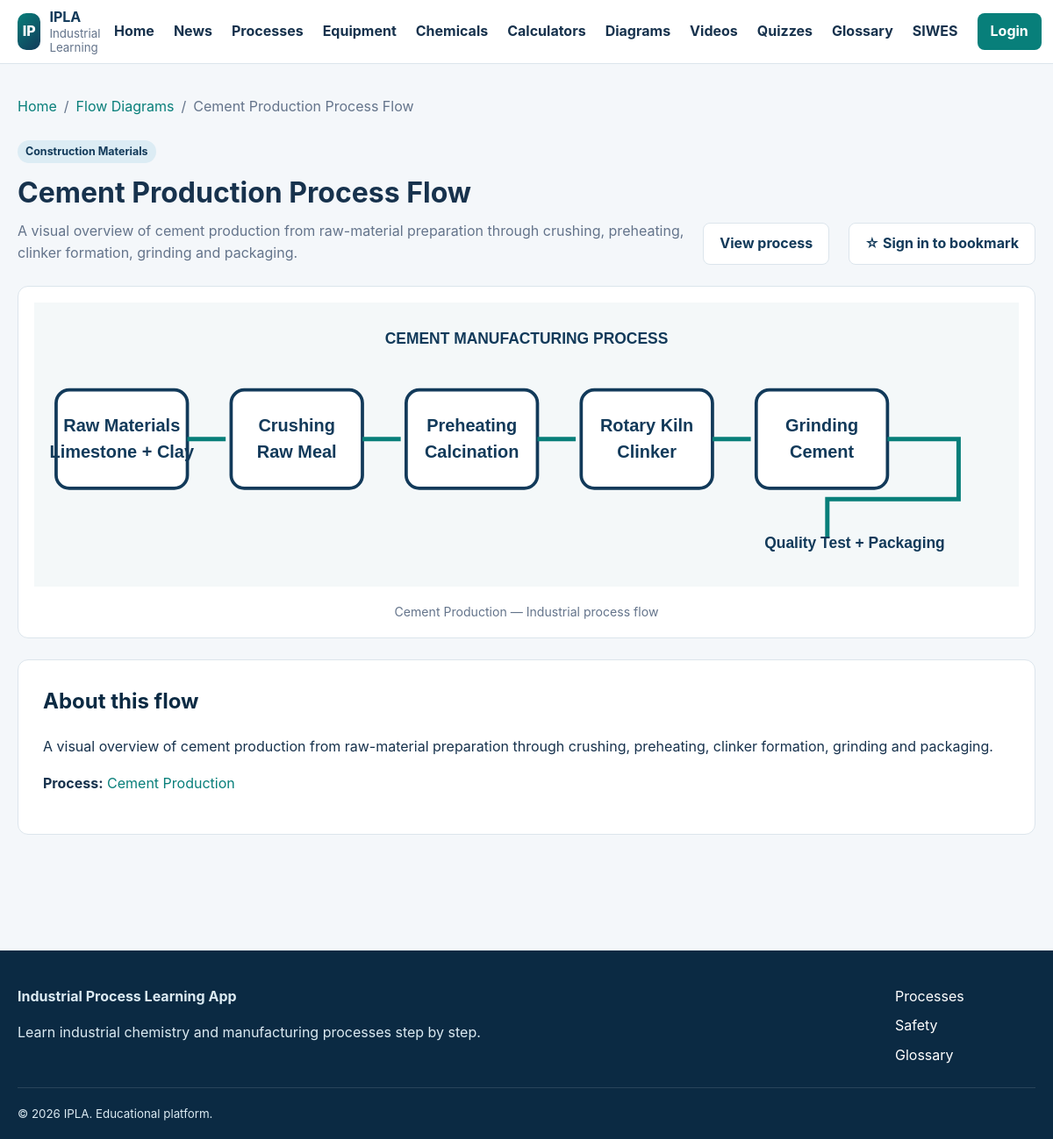
The page /leaning production/diagrams/view.php?id=1 on the database its author committed.
### tables this page shows
CREATE TABLE process_flow_diagrams (
    id BIGINT UNSIGNED AUTO_INCREMENT PRIMARY KEY,
    process_id BIGINT UNSIGNED NOT NULL,
    title VARCHAR(180) NOT NULL,
    diagram_image VARCHAR(255) NOT NULL,
    description TEXT NULL,
    created_at TIMESTAMP NOT NULL DEFAULT CURRENT_TIMESTAMP,
    CONSTRAINT fk_flow_process FOREIGN KEY (process_id) REFERENCES processes(id) ON DELETE CASCADE
);

CREATE TABLE processes (
    id BIGINT UNSIGNED AUTO_INCREMENT PRIMARY KEY,
    title VARCHAR(180) NOT NULL,
    slug VARCHAR(190) NOT NULL UNIQUE,
    category VARCHAR(100) NULL,
    short_description VARCHAR(255) NULL,
    description MEDIUMTEXT NULL,
    featured_image VARCHAR(255) NULL,
    status ENUM('draft','published') NOT NULL DEFAULT 'draft',
    created_by BIGINT UNSIGNED NULL,
    created_at TIMESTAMP NOT NULL DEFAULT CURRENT_TIMESTAMP,
    updated_at TIMESTAMP NOT NULL DEFAULT CURRENT_TIMESTAMP ON UPDATE CURRENT_TIMESTAMP,
    CONSTRAINT fk_processes_creator FOREIGN KEY (created_by) REFERENCES users(id) ON DELETE SET NULL
);

### leaning production/config/functions.php (called while the page is built, shortened)
<?php
function e(?string $value): string
{
    return htmlspecialchars($value ?? '', ENT_QUOTES | ENT_SUBSTITUTE, 'UTF-8');
}
function url(string $path = ''): string
{
    $path = '/' . ltrim($path, '/');
    return IPLA_BASE_URL === '' ? $path : IPLA_BASE_URL . $path;
}

### leaning production/diagrams/view.php (the view, shortened to what this page needs)
<?php
require_once dirname(__DIR__) . '/config/database.php';
require_once dirname(__DIR__) . '/config/functions.php';
$diagramId = filter_input(INPUT_GET, 'id', FILTER_VALIDATE_INT);
$statement = $pdo->prepare(
    'SELECT d.*,p.title AS process_title,p.category,p.description AS process_description
     FROM process_flow_diagrams d
     JOIN processes p ON p.id=d.process_id
     WHERE d.id=? AND p.status="published" LIMIT 1'
);
$statement->execute([$diagramId]);
$diagram = $statement->fetch();
$imageUrl = preg_match('#^https?://#i', $diagram['diagram_image'])
    ? $diagram['diagram_image']
    : url('/' . ltrim($diagram['diagram_image'], '/'));
require dirname(__DIR__) . '/includes/header.php';
?>
<main id="main-content" class="container diagram-detail">
    <nav class="breadcrumbs" aria-label="Breadcrumb">
        <a href="<?= e(url('/index.php')) ?>">Home</a><span aria-hidden="true">/</span>
        <a href="<?= e(url('/diagrams/index.php')) ?>">Flow Diagrams</a><span aria-hidden="true">/</span>
        <span><?= e($diagram['title']) ?></span>
    </nav>
    <header class="diagram-header">
        <div>
            <span class="badge"><?= e($diagram['category']) ?></span>
            <h1><?= e($diagram['title']) ?></h1>
            <p><?= e($diagram['description'] ?: 'Visual overview of the ' . $diagram['process_title'] . ' process.') ?></p>
        </div>
        <a class="button button-secondary" href="<?= e(url('/processes/view.php?id=' . $diagram['process_id'])) ?>">View process</a>
        <?php $bookmarkType='diagram'; $bookmarkId=$diagramId; require dirname(__DIR__).'/includes/bookmark_button.php'; ?>
    </header>
    <figure class="diagram-viewer">
        <img src="<?= e($imageUrl) ?>" alt="<?= e($diagram['title']) ?>">
        <figcaption><?= e($diagram['process_title']) ?> — Industrial process flow</figcaption>
    </figure>
    <section class="process-section">
        <h2>About this flow</h2>
        <p><?= nl2br(e($diagram['description'] ?: $diagram['process_description'])) ?></p>
        <p><strong>Process:</strong>
            <a href="<?= e(url('/processes/view.php?id=' . $diagram['process_id'])) ?>"><?= e($diagram['process_title']) ?></a>
        </p>
    </section>
</main>
<?php require dirname(__DIR__) . '/includes/footer.php'; ?>

### leaning production/assets/css/style.css (style rules this page uses)
:root { --navy: #123a5a; --navy-dark: #0b2a43; --teal: #087f7a; --orange: #e6a23c; --sky: #dcecf4; --ink: #17324d; --muted: #64748b; --surface: #ffffff; --background: #f4f7fa; --border: #dce5ec; --success: #1e7e34; --danger: #b42318; --shadow: 0 12px 32px rgba(18, 58, 90, 0.09); --radius: 12px; }
* { box-sizing: border-box; }
html { scroll-behavior: smooth; }
body { margin: 0; font-family: Inter, "Segoe UI", Arial, sans-serif; color: var(--ink); background: var(--background); line-height: 1.6; }
img { max-width: 100%; height: auto; }
a { color: var(--teal); text-decoration: none; }
.container { width: min(1160px, calc(100% - 32px)); margin-inline: auto; }

### leaning production/assets/css/components.css (style rules this page uses)
.button { display: inline-flex; align-items: center; justify-content: center; min-height: 44px; padding: 10px 18px; border-radius: 8px; border: 1px solid transparent; font-weight: 750; cursor: pointer; }
.button-secondary { color: var(--navy) !important; border-color: var(--border); background: white; }
.badge { display: inline-block; padding: 3px 9px; border-radius: 999px; color: var(--navy); background: var(--sky); font-size: .78rem; font-weight: 750; }
.breadcrumbs { display: flex; flex-wrap: wrap; gap: 8px; margin-bottom: 24px; color: var(--muted); }
.breadcrumbs a { color: var(--teal); }
.process-section { scroll-margin-top: 96px; padding: 28px; margin-bottom: 20px; border: 1px solid var(--border); border-radius: var(--radius); background: white; }
.process-section h2 { margin-top: 0; color: var(--navy-dark); }
.diagram-preview img,.diagram-viewer img,.diagram-related-card img { width: 100%; height: 100%; object-fit: contain; }
.diagram-detail { padding-top: 36px; padding-bottom: 48px; }
.diagram-header { display: flex; justify-content: space-between; align-items: end; gap: 20px; margin-bottom: 24px; }
.diagram-header h1 { margin: 8px 0 6px; }
.diagram-header p { max-width: 760px; margin: 0; color: var(--muted); }
.diagram-viewer { margin: 0 0 24px; padding: 18px; border: 1px solid var(--border); border-radius: var(--radius); background: white; text-align: center; }
.diagram-viewer img { max-height: 520px; }
.diagram-viewer figcaption { margin-top: 10px; color: var(--muted); font-size: .88rem; }

### rows shown on the page
process_flow_diagrams: title "Cement Production Process Flow", process.category "Construction Materials", description "A visual overview of cement production from raw-material preparation through crushing, preheating, clinker formation, grinding and packaging.", diagram_image (picture), process.title "Cement Production"

### other values the page prints
IPLA_APP_SHORT_NAME "IPLA"
IPLA_APP_NAME "Industrial Process Learning App"
